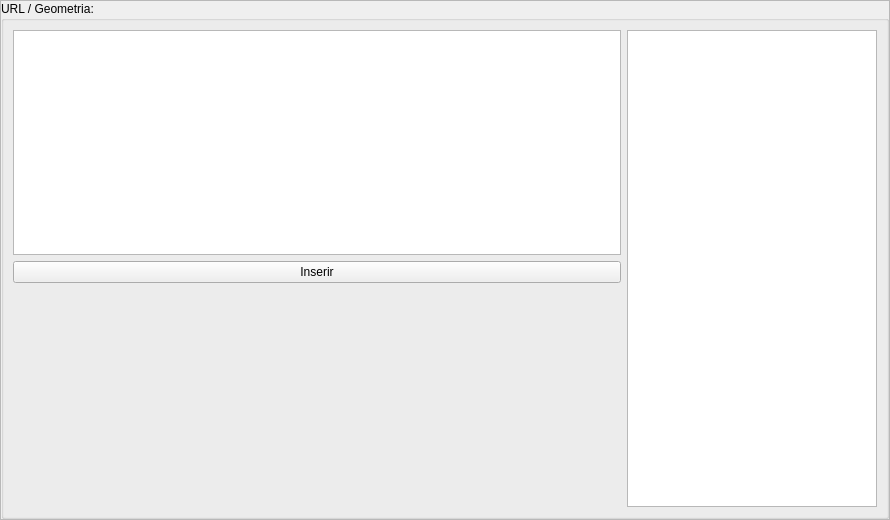
<?xml version="1.0" encoding="UTF-8"?>
<ui version="4.0">
 <class>Frame</class>
 <widget class="QFrame" name="Frame">
  <property name="geometry">
   <rect>
    <x>0</x>
    <y>0</y>
    <width>890</width>
    <height>520</height>
   </rect>
  </property>
  <property name="windowTitle">
   <string>Frame</string>
  </property>
  <property name="frameShape">
   <enum>QFrame::StyledPanel</enum>
  </property>
  <property name="frameShadow">
   <enum>QFrame::Raised</enum>
  </property>
  <layout class="QGridLayout" name="gridLayout">
   <property name="margin">
    <number>0</number>
   </property>
   <item row="0" column="0">
    <widget class="QGroupBox" name="groupBox_2">
     <property name="title">
      <string>URL / Geometria:</string>
     </property>
     <layout class="QGridLayout" name="gridLayout_3">
      <property name="margin">
       <number>9</number>
      </property>
      <item row="1" column="0">
       <widget class="QPushButton" name="bt_insert">
        <property name="text">
         <string>Inserir</string>
        </property>
       </widget>
      </item>
      <item row="0" column="0">
       <widget class="QPlainTextEdit" name="tx_url">
        <property name="styleSheet">
         <string notr="true">font: 9pt &quot;MS Shell Dlg 2&quot;;</string>
        </property>
       </widget>
      </item>
      <item row="2" column="0">
       <spacer name="verticalSpacer">
        <property name="orientation">
         <enum>Qt::Vertical</enum>
        </property>
        <property name="sizeHint" stdset="0">
         <size>
          <width>20</width>
          <height>40</height>
         </size>
        </property>
       </spacer>
      </item>
      <item row="0" column="1" rowspan="3">
       <widget class="QTreeWidget" name="list_resource">
        <property name="maximumSize">
         <size>
          <width>250</width>
          <height>16777215</height>
         </size>
        </property>
        <property name="headerHidden">
         <bool>true</bool>
        </property>
        <column>
         <property name="text">
          <string notr="true">1</string>
         </property>
        </column>
       </widget>
      </item>
     </layout>
    </widget>
   </item>
  </layout>
 </widget>
 <resources/>
 <connections/>
</ui>
